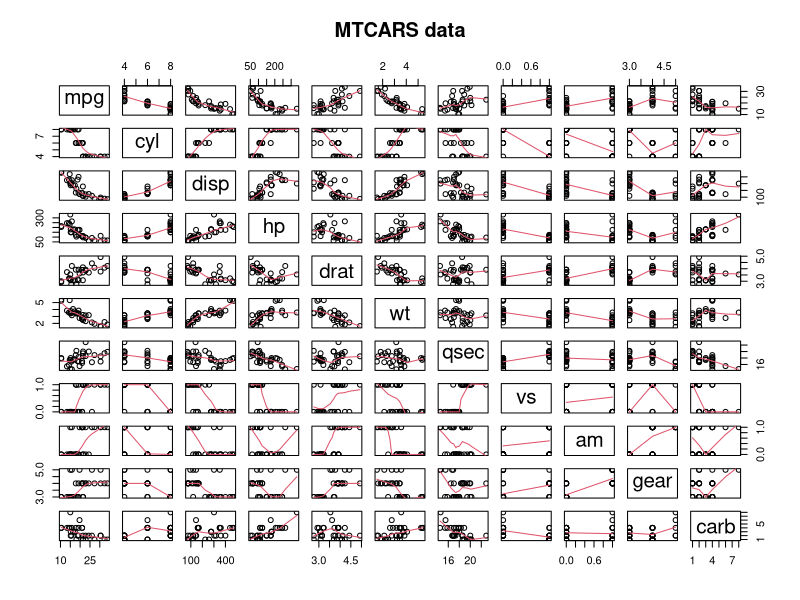

The R script that drew this image:
## ---- chunk 1
head(mtcars)
## ---- chunk 2
library(car)
pairs(mtcars, panel = panel.smooth, main = "MTCARS data")
